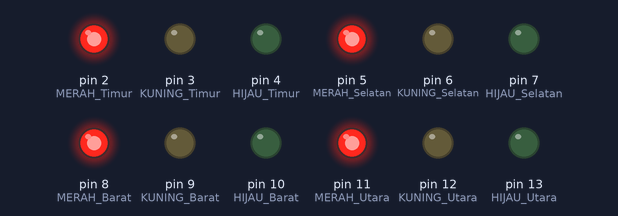
Bench run of a sketch on a simulated Arduino Uno, built with avr-gcc and run on an emulated ATmega328P. Shown: output pins drawn as LEDs (lit = HIGH).

Above: at 0.1 s.
At 1.1 s:
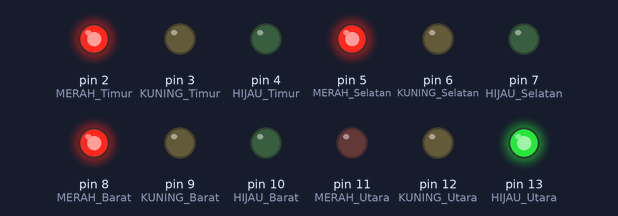
At 7.65 s:
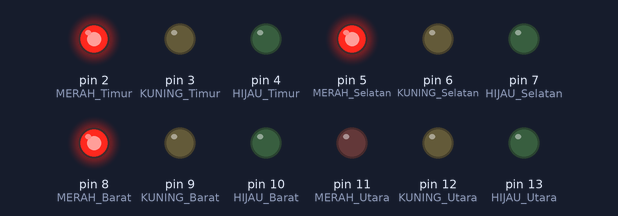
At 14.7 s:
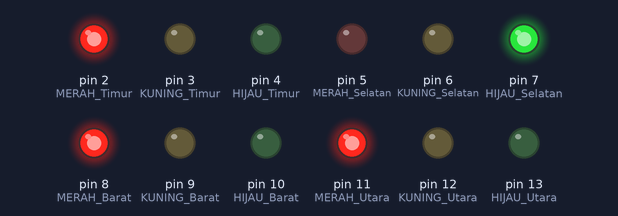
At 21.5 s:
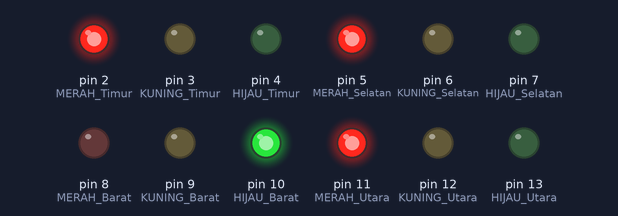
At 35.1 s:
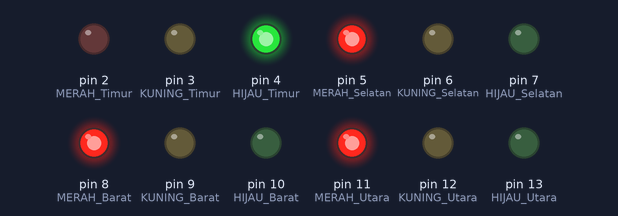
Timing chart, 0 to 36.6 s (numbered marks = the images above):
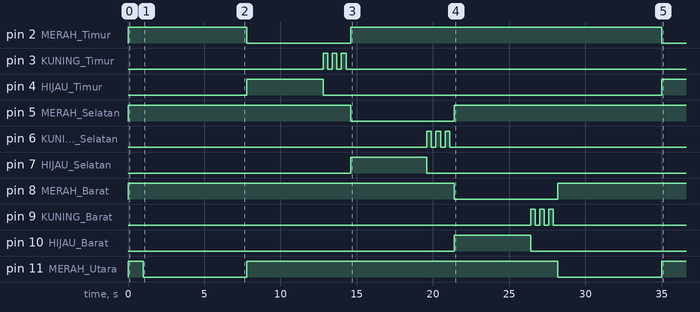

The sketch:

Rangkaian_Lampu_Lalu_Lintas.ino
```cpp
// mendefinisikan LED dari semua bagian dan Waktu
#define HIJAU_Utara   13
#define KUNING_Utara  12
#define MERAH_Utara   11

#define HIJAU_Timur   4
#define KUNING_Timur  3
#define MERAH_Timur   2

#define HIJAU_Selatan   7
#define KUNING_Selatan  6
#define MERAH_Selatan   5

#define HIJAU_Barat   10
#define KUNING_Barat  9
#define MERAH_Barat   8

#define WAKTU_HIJAU        5000
#define WAKTU_KEDIP        300
#define JUMLAH_KEDIP       3

//fungsi untuk mematikan LED
void matikanSimpang(int pinHijau, int pinKuning, int pinMerah) {
  digitalWrite(pinHijau,  LOW);
  digitalWrite(pinKuning, LOW);
  digitalWrite(pinMerah,  LOW);
}

// fungsi untuk menyalakan LED merah
void merahSimpang(int pinHijau, int pinKuning, int pinMerah) {
  digitalWrite(pinHijau,  LOW);
  digitalWrite(pinKuning, LOW);
  digitalWrite(pinMerah,  HIGH);
}

// Fungsi untuk menyeting kedip pada LED kuning
void kedipKuning(int pinKuning, int jumlah) {
  for (int i = 0; i < jumlah; i++) {
    digitalWrite(pinKuning, HIGH);
    delay(WAKTU_KEDIP);
    digitalWrite(pinKuning, LOW);
    delay(WAKTU_KEDIP);
  }
}

// Fungsi untuk menyalakan LED Hijau
void aktifkanSimpang(int pinHijau, int pinKuning, int pinMerah) {

  digitalWrite(pinMerah,  LOW);
  digitalWrite(pinKuning, LOW);
  digitalWrite(pinHijau,  HIGH);
  delay(WAKTU_HIJAU);


  digitalWrite(pinHijau, LOW);
  kedipKuning(pinKuning, JUMLAH_KEDIP);

  digitalWrite(pinKuning, LOW);
  digitalWrite(pinMerah,  HIGH);
}

void setup()
{
  pinMode(HIJAU_Utara,OUTPUT);
  pinMode(KUNING_Utara,OUTPUT);
  pinMode(MERAH_Utara,OUTPUT);

  pinMode(HIJAU_Timur,OUTPUT);
  pinMode(KUNING_Timur,OUTPUT);
  pinMode(MERAH_Timur,OUTPUT);

  pinMode(HIJAU_Selatan,OUTPUT);
  pinMode(KUNING_Selatan,OUTPUT);
  pinMode(MERAH_Selatan,OUTPUT);

  pinMode(HIJAU_Barat,OUTPUT);
  pinMode(KUNING_Barat,OUTPUT);
  pinMode(MERAH_Barat,OUTPUT);

  //menyalakan lampu merah saat mulai
  merahSimpang(HIJAU_Utara,KUNING_Utara,   MERAH_Utara);
  merahSimpang(HIJAU_Timur,   KUNING_Timur,   MERAH_Timur);
  merahSimpang(HIJAU_Selatan, KUNING_Selatan, MERAH_Selatan);
  merahSimpang(HIJAU_Barat,   KUNING_Barat,   MERAH_Barat);

  delay(1000);
}


void loop()//menyalakan LED searah jarum jam
{
  merahSimpang(HIJAU_Timur,   KUNING_Timur,   MERAH_Timur);
  merahSimpang(HIJAU_Selatan, KUNING_Selatan, MERAH_Selatan);
  merahSimpang(HIJAU_Barat,   KUNING_Barat,   MERAH_Barat);
  aktifkanSimpang(HIJAU_Utara, KUNING_Utara, MERAH_Utara);

  merahSimpang(HIJAU_Utara,   KUNING_Utara,   MERAH_Utara);
  merahSimpang(HIJAU_Selatan, KUNING_Selatan, MERAH_Selatan);
  merahSimpang(HIJAU_Barat,   KUNING_Barat,   MERAH_Barat);
  aktifkanSimpang(HIJAU_Timur, KUNING_Timur, MERAH_Timur);

  merahSimpang(HIJAU_Utara,   KUNING_Utara,   MERAH_Utara);
  merahSimpang(HIJAU_Timur,   KUNING_Timur,   MERAH_Timur);
  merahSimpang(HIJAU_Barat,   KUNING_Barat,   MERAH_Barat);
  aktifkanSimpang(HIJAU_Selatan, KUNING_Selatan, MERAH_Selatan);

  merahSimpang(HIJAU_Utara,   KUNING_Utara,   MERAH_Utara);
  merahSimpang(HIJAU_Timur,   KUNING_Timur,   MERAH_Timur);
  merahSimpang(HIJAU_Selatan, KUNING_Selatan, MERAH_Selatan);
  aktifkanSimpang(HIJAU_Barat, KUNING_Barat, MERAH_Barat);
}
```

Measured:
- by itself, pin 2 (MERAH_Timur): HIGH → LOW at 7.8 s, → HIGH 6.8 s later, → LOW 20.4 s later
- by itself, pin 3 (KUNING_Timur): LOW → HIGH at 12.8 s, → LOW 0.30 s later, → HIGH 0.30 s later, → LOW 0.30 s later, … (6 changes in this stretch)
- by itself, pin 4 (HIJAU_Timur): LOW → HIGH at 7.8 s, → LOW 5.0 s later, → HIGH 22.2 s later
- by itself, pin 5 (MERAH_Selatan): HIGH → LOW at 14.6 s, → HIGH 6.8 s later
- by itself, pin 6 (KUNING_Selatan): LOW → HIGH at 19.6 s, → LOW 0.30 s later, → HIGH 0.30 s later, → LOW 0.30 s later, … (6 changes in this stretch)
- by itself, pin 7 (HIJAU_Selatan): LOW → HIGH at 14.6 s, → LOW 5.0 s later
- by itself, pin 8 (MERAH_Barat): HIGH → LOW at 21.4 s, → HIGH 6.8 s later
- by itself, pin 9 (KUNING_Barat): LOW → HIGH at 26.4 s, → LOW 0.30 s later, → HIGH 0.30 s later, → LOW 0.30 s later, … (6 changes in this stretch)
